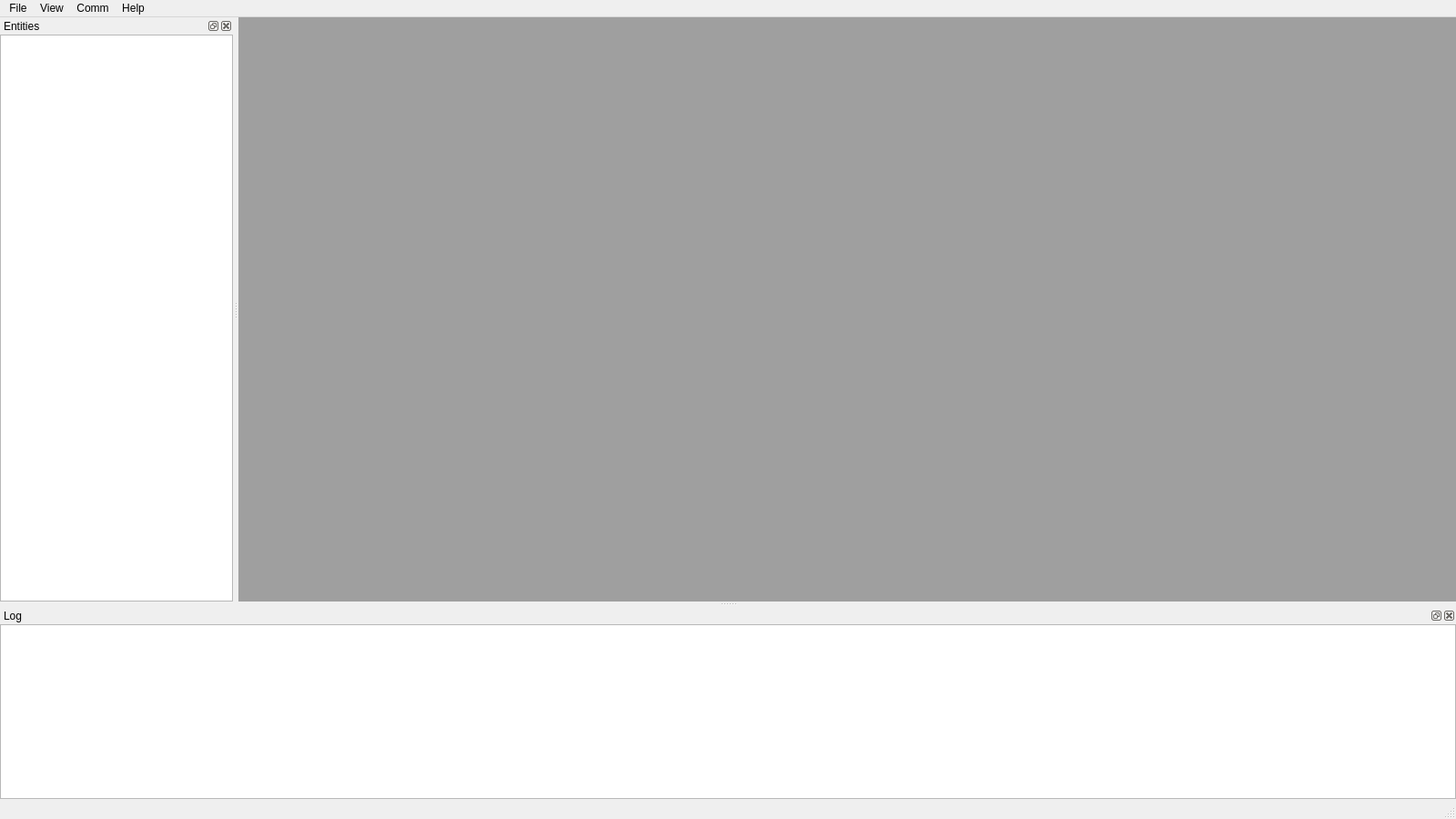
<?xml version="1.0" encoding="UTF-8"?>
<ui version="4.0">
 <class>MainWindow</class>
 <widget class="QMainWindow" name="MainWindow">
  <property name="geometry">
   <rect>
    <x>0</x>
    <y>0</y>
    <width>1600</width>
    <height>900</height>
   </rect>
  </property>
  <property name="windowTitle">
   <string>MainWindow</string>
  </property>
  <widget class="QWidget" name="centralwidget">
   <layout class="QGridLayout" name="gridLayout_2">
    <property name="leftMargin">
     <number>0</number>
    </property>
    <property name="topMargin">
     <number>0</number>
    </property>
    <property name="rightMargin">
     <number>0</number>
    </property>
    <property name="bottomMargin">
     <number>0</number>
    </property>
    <item row="0" column="0">
     <widget class="QMdiArea" name="mdiArea"/>
    </item>
   </layout>
  </widget>
  <widget class="QMenuBar" name="menubar">
   <property name="geometry">
    <rect>
     <x>0</x>
     <y>0</y>
     <width>1600</width>
     <height>22</height>
    </rect>
   </property>
   <widget class="QMenu" name="menuFile">
    <property name="title">
     <string>File</string>
    </property>
   </widget>
   <widget class="QMenu" name="menuView">
    <property name="title">
     <string>View</string>
    </property>
    <addaction name="action3D_View"/>
    <addaction name="actionConfigure_3D_View"/>
    <addaction name="separator"/>
    <addaction name="actionMap_View"/>
    <addaction name="separator"/>
    <addaction name="actionTile"/>
   </widget>
   <widget class="QMenu" name="menuHelp">
    <property name="title">
     <string>Help</string>
    </property>
    <addaction name="actionAbout"/>
   </widget>
   <widget class="QMenu" name="menuComm">
    <property name="title">
     <string>Comm</string>
    </property>
    <addaction name="actionSerial_port"/>
    <addaction name="actionTCP_Client"/>
   </widget>
   <addaction name="menuFile"/>
   <addaction name="menuView"/>
   <addaction name="menuComm"/>
   <addaction name="menuHelp"/>
  </widget>
  <widget class="QStatusBar" name="statusbar"/>
  <widget class="QDockWidget" name="logDockWidge">
   <property name="windowTitle">
    <string>Log</string>
   </property>
   <attribute name="dockWidgetArea">
    <number>8</number>
   </attribute>
   <widget class="QWidget" name="dockWidgetContents">
    <layout class="QGridLayout" name="gridLayout">
     <property name="leftMargin">
      <number>0</number>
     </property>
     <property name="topMargin">
      <number>0</number>
     </property>
     <property name="rightMargin">
      <number>0</number>
     </property>
     <property name="bottomMargin">
      <number>0</number>
     </property>
     <item row="0" column="0">
      <widget class="QPlainTextEdit" name="peLog"/>
     </item>
    </layout>
   </widget>
  </widget>
  <widget class="QDockWidget" name="dockWidget">
   <property name="windowTitle">
    <string>Entities</string>
   </property>
   <attribute name="dockWidgetArea">
    <number>1</number>
   </attribute>
   <widget class="QWidget" name="dockWidgetContents_2">
    <layout class="QGridLayout" name="gridLayout_3">
     <property name="leftMargin">
      <number>0</number>
     </property>
     <property name="topMargin">
      <number>0</number>
     </property>
     <property name="rightMargin">
      <number>0</number>
     </property>
     <property name="bottomMargin">
      <number>0</number>
     </property>
     <item row="0" column="0">
      <widget class="entitiesTree" name="tree">
       <property name="editTriggers">
        <set>QAbstractItemView::NoEditTriggers</set>
       </property>
       <property name="showDropIndicator" stdset="0">
        <bool>false</bool>
       </property>
       <property name="columnCount">
        <number>2</number>
       </property>
       <attribute name="headerVisible">
        <bool>false</bool>
       </attribute>
       <attribute name="headerStretchLastSection">
        <bool>false</bool>
       </attribute>
       <column>
        <property name="text">
         <string notr="true">1</string>
        </property>
       </column>
       <column>
        <property name="text">
         <string notr="true">2</string>
        </property>
       </column>
      </widget>
     </item>
    </layout>
   </widget>
  </widget>
  <action name="actionConfigure_3D_View">
   <property name="text">
    <string>Configure 3D View</string>
   </property>
  </action>
  <action name="actionAbout">
   <property name="text">
    <string>About</string>
   </property>
  </action>
  <action name="action3D_View">
   <property name="checkable">
    <bool>true</bool>
   </property>
   <property name="text">
    <string>3D View</string>
   </property>
  </action>
  <action name="actionSerial_port">
   <property name="text">
    <string>Serial port</string>
   </property>
  </action>
  <action name="actionTCP_Client">
   <property name="text">
    <string>TCP Client</string>
   </property>
  </action>
  <action name="actionMap_View">
   <property name="checkable">
    <bool>true</bool>
   </property>
   <property name="text">
    <string>Map View</string>
   </property>
  </action>
  <action name="actionTile">
   <property name="text">
    <string>Tile</string>
   </property>
  </action>
 </widget>
 <customwidgets>
  <customwidget>
   <class>entitiesTree</class>
   <extends>QTreeWidget</extends>
   <header>entitiesTree.h</header>
  </customwidget>
 </customwidgets>
 <resources/>
 <connections/>
</ui>
